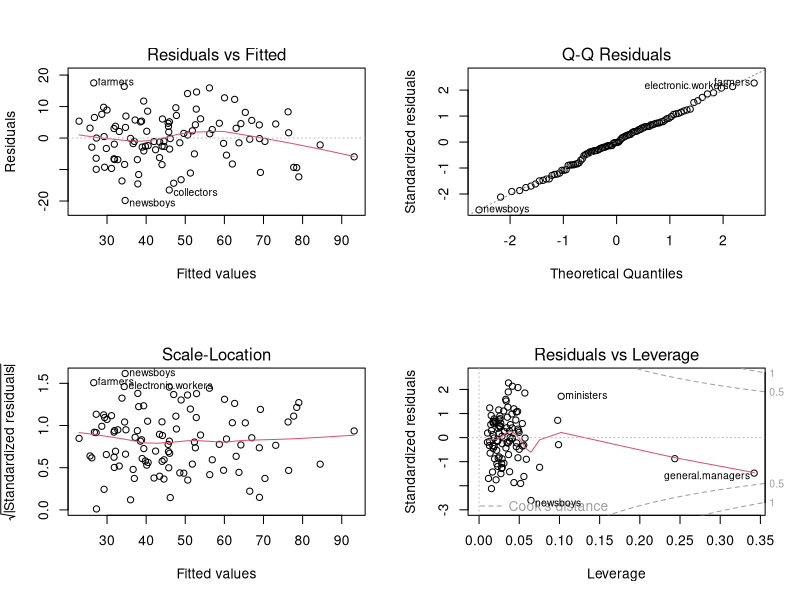

Write R code to recreate this figure.
## ---- chunk 1
suppressMessages(library(car))
prestige <- carData::Prestige

m1 <- lm(prestige ~ education + income + women, 
         data = prestige)

summary(m1)
## ---- chunk 2

m11 <- lm(prestige ~ education + income, data = prestige)
summary(m11)


m10 <- lm(prestige ~ education, data = prestige)
summary(m10)
## ---- chunk 3
anova(m1, m11)
anova(m1, m10)
## ---- chunk 4
lmtest::lrtest(m1, m11) # not sig
lmtest::lrtest(m1, m10) # sig
## ---- chunk 5

AIC(m1, m11, m10) # m11 is the best
BIC(m1, m11, m10)
## ---- chunk 6
par(mfrow = c(2, 2))
plot(m1)
